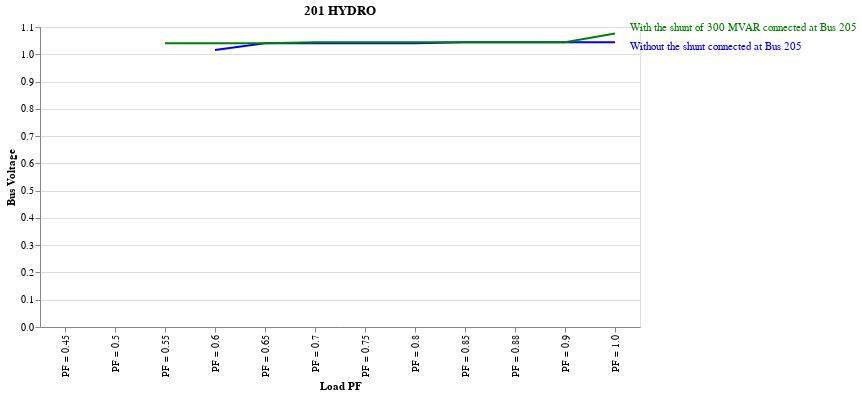
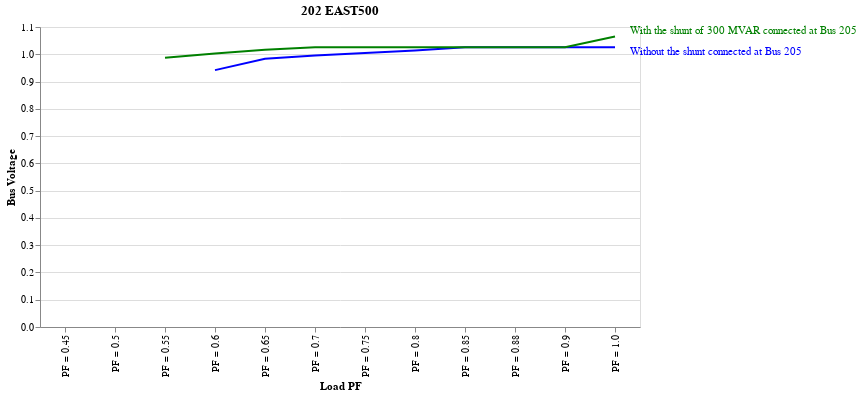
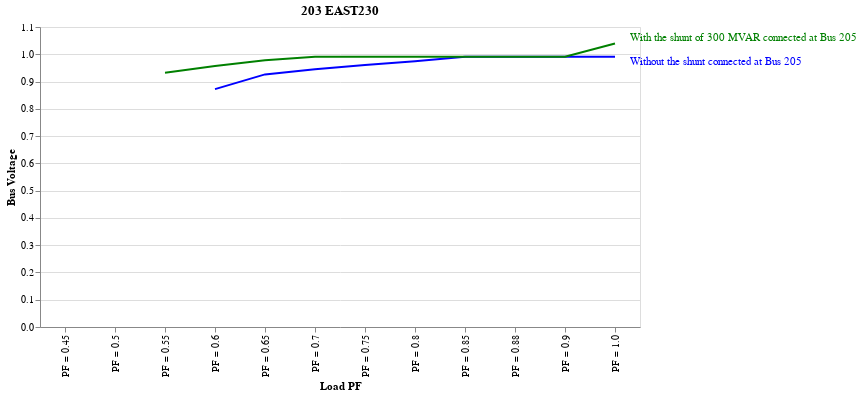
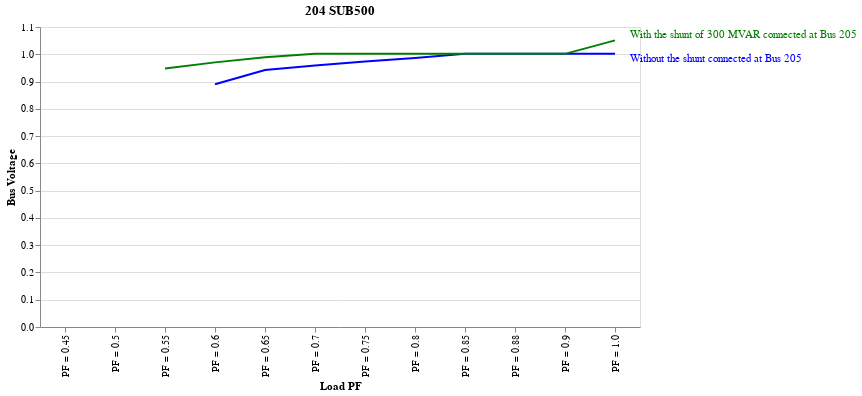

Notebook cell for these charts, in order:
### Code cell
for each_BF in list_BF:
    last_val = df_600['load_PF'].iloc[-1]
    df_filter = df_600[df_600['Bus Voltage'] == each_BF]
    df_filter_1 = df_600_1[df_600_1['Bus Voltage'] == each_BF]
    chart_line = alt.Chart(df_filter, title = each_BF).mark_line(color='blue').encode(
        alt.X('load_PF', title ='Load PF'),
        alt.Y(df_600.columns[1],title = 'Bus Voltage')).properties(width = 600, height=300)
    
    chart1 = chart_line + chart_line.mark_text(align='left', dx=15, dy=5, color = 'blue').encode(text=alt.condition(alt.datum.load_PF == last_val,
                            alt.value('Without the shunt connected at Bus 205'),
                            alt.value('')))
    
    chart_line_1 = alt.Chart(df_filter_1, title = each_BF).mark_line(color='green').encode(
        alt.X('load_PF', title ='Load PF'),
        alt.Y(df_600_1.columns[1],title = 'Bus Voltage')).properties(width = 600, height=300)
    
    chart2 = chart_line_1 + chart_line_1.mark_text(align='left', dx=15, dy= -5, color = 'green').encode(text=alt.condition(alt.datum.load_PF == last_val,
                            alt.value('With the shunt of 300 MVAR connected at Bus 205'),
                            alt.value('')))

    display(chart1 + chart2)

### Figure 1 — Vega-Lite specification as saved in the notebook (floating-point values rounded to 4 significant figures)
{"config": {"view": {"continuousWidth": 300, "continuousHeight": 300}}, "layer": [{"mark": {"type": "line", "color": "blue"}, "encoding": {"x": {"field": "load_PF", "title": "Load PF", "type": "nominal"}, "y": {"field": "Bus Voltage for incremental transfer of 600 MW", "title": "Bus Voltage", "type": "quantitative"}}, "title": "201 HYDRO"}, {"mark": {"type": "text", "align": "left", "color": "blue", "dx": 15, "dy": 5}, "encoding": {"text": {"condition": {"test": "(datum.load_PF === 'PF = 1.0')", "value": "Without the shunt connected at Bus 205"}, "value": ""}, "x": {"field": "load_PF", "title": "Load PF", "type": "nominal"}, "y": {"field": "Bus Voltage for incremental transfer of 600 MW", "title": "Bus Voltage", "type": "quantitative"}}, "title": "201 HYDRO"}, {"layer": [{"mark": {"type": "line", "color": "green"}, "encoding": {"x": {"field": "load_PF", "title": "Load PF", "type": "nominal"}, "y": {"field": "Bus Voltage for incremental transfer of 600 MW", "title": "Bus Voltage", "type": "quantitative"}}, "title": "201 HYDRO"}, {"mark": {"type": "text", "align": "left", "color": "green", "dx": 15, "dy": -5}, "encoding": {"text": {"condition": {"test": "(datum.load_PF === 'PF = 1.0')", "value": "With the shunt of 300 MVAR connected at Bus 205"}, "value": ""}, "x": {"field": "load_PF", "title": "Load PF", "type": "nominal"}, "y": {"field": "Bus Voltage for incremental transfer of 600 MW", "title": "Bus Voltage", "type": "quantitative"}}, "title": "201 HYDRO"}], "data": {"name": "data-92f68c0b36e8cde62907c8453d5cc561"}}], "data": {"name": "data-cc5d5ec2fb5a38276d17071de01e292d"}, "height": 300, "width": 600, "$schema": "https://vega.github.io/schema/vega-lite/v5.20.1.json", "datasets": {"data-cc5d5ec2fb5a38276d17071de01e292d": [{"Bus Voltage": "201 HYDRO", "Bus Voltage for incremental transfer of 600 MW": null, "load_PF": "PF = 0.45"}, {"Bus Voltage": "201 HYDRO", "Bus Voltage for incremental transfer of 600 MW": null, "load_PF": "PF = 0.5"}, {"Bus Voltage": "201 HYDRO", "Bus Voltage for incremental transfer of 600 MW": null, "load_PF": "PF = 0.55"}, {"Bus Voltage": "201 HYDRO", "Bus Voltage for incremental transfer of 600 MW": 1.015, "load_PF": "PF = 0.6"}, {"Bus Voltage": "201 HYDRO", "Bus Voltage for incremental transfer of 600 MW": 1.04, "load_PF": "PF = 0.65"}, {"Bus Voltage": "201 HYDRO", "Bus Voltage for incremental transfer of 600 MW": 1.04, "load_PF": "PF = 0.7"}, {"Bus Voltage": "201 HYDRO", "Bus Voltage for incremental transfer of 600 MW": 1.04, "load_PF": "PF = 0.75"}, {"Bus Voltage": "201 HYDRO", "Bus Voltage for incremental transfer of 600 MW": 1.04, "load_PF": "PF = 0.8"}, {"Bus Voltage": "201 HYDRO", "Bus Voltage for incremental transfer of 600 MW": 1.044, "load_PF": "PF = 0.85"}, {"Bus Voltage": "201 HYDRO", "Bus Voltage for incremental transfer of 600 MW": 1.044, "load_PF": "PF = 0.88"}, {"Bus Voltage": "201 HYDRO", "Bus Voltage for incremental transfer of 600 MW": 1.044, "load_PF": "PF = 0.9"}, {"Bus Voltage": "201 HYDRO", "Bus Voltage for incremental transfer of 600 MW": 1.044, "load_PF": "PF = 1.0"}], "data-92f68c0b36e8cde62907c8453d5cc561": [{"Bus Voltage": "201 HYDRO", "Bus Voltage for incremental transfer of 600 MW": null, "load_PF": "PF = 0.45"}, {"Bus Voltage": "201 HYDRO", "Bus Voltage for incremental transfer of 600 MW": null, "load_PF": "PF = 0.5"}, {"Bus Voltage": "201 HYDRO", "Bus Voltage for incremental transfer of 600 MW": 1.04, "load_PF": "PF = 0.55"}, {"Bus Voltage": "201 HYDRO", "Bus Voltage for incremental transfer of 600 MW": 1.04, "load_PF": "PF = 0.6"}, {"Bus Voltage": "201 HYDRO", "Bus Voltage for incremental transfer of 600 MW": 1.04, "load_PF": "PF = 0.65"}, {"Bus Voltage": "201 HYDRO", "Bus Voltage for incremental transfer of 600 MW": 1.044, "load_PF": "PF = 0.7"}, {"Bus Voltage": "201 HYDRO", "Bus Voltage for incremental transfer of 600 MW": 1.044, "load_PF": "PF = 0.75"}, {"Bus Voltage": "201 HYDRO", "Bus Voltage for incremental transfer of 600 MW": 1.044, "load_PF": "PF = 0.8"}, {"Bus Voltage": "201 HYDRO", "Bus Voltage for incremental transfer of 600 MW": 1.044, "load_PF": "PF = 0.85"}, {"Bus Voltage": "201 HYDRO", "Bus Voltage for incremental transfer of 600 MW": 1.044, "load_PF": "PF = 0.88"}, {"Bus Voltage": "201 HYDRO", "Bus Voltage for incremental transfer of 600 MW": 1.044, "load_PF": "PF = 0.9"}, {"Bus Voltage": "201 HYDRO", "Bus Voltage for incremental transfer of 600 MW": 1.076, "load_PF": "PF = 1.0"}]}}

### Figure 2 — Vega-Lite specification as saved in the notebook (floating-point values rounded to 4 significant figures)
{"config": {"view": {"continuousWidth": 300, "continuousHeight": 300}}, "layer": [{"mark": {"type": "line", "color": "blue"}, "encoding": {"x": {"field": "load_PF", "title": "Load PF", "type": "nominal"}, "y": {"field": "Bus Voltage for incremental transfer of 600 MW", "title": "Bus Voltage", "type": "quantitative"}}, "title": "202 EAST500"}, {"mark": {"type": "text", "align": "left", "color": "blue", "dx": 15, "dy": 5}, "encoding": {"text": {"condition": {"test": "(datum.load_PF === 'PF = 1.0')", "value": "Without the shunt connected at Bus 205"}, "value": ""}, "x": {"field": "load_PF", "title": "Load PF", "type": "nominal"}, "y": {"field": "Bus Voltage for incremental transfer of 600 MW", "title": "Bus Voltage", "type": "quantitative"}}, "title": "202 EAST500"}, {"layer": [{"mark": {"type": "line", "color": "green"}, "encoding": {"x": {"field": "load_PF", "title": "Load PF", "type": "nominal"}, "y": {"field": "Bus Voltage for incremental transfer of 600 MW", "title": "Bus Voltage", "type": "quantitative"}}, "title": "202 EAST500"}, {"mark": {"type": "text", "align": "left", "color": "green", "dx": 15, "dy": -5}, "encoding": {"text": {"condition": {"test": "(datum.load_PF === 'PF = 1.0')", "value": "With the shunt of 300 MVAR connected at Bus 205"}, "value": ""}, "x": {"field": "load_PF", "title": "Load PF", "type": "nominal"}, "y": {"field": "Bus Voltage for incremental transfer of 600 MW", "title": "Bus Voltage", "type": "quantitative"}}, "title": "202 EAST500"}], "data": {"name": "data-78852ee36bfcc9b3ebab1cf0f630679f"}}], "data": {"name": "data-b8a3f0b790380b60cf898736e19181bc"}, "height": 300, "width": 600, "$schema": "https://vega.github.io/schema/vega-lite/v5.20.1.json", "datasets": {"data-b8a3f0b790380b60cf898736e19181bc": [{"Bus Voltage": "202 EAST500", "Bus Voltage for incremental transfer of 600 MW": null, "load_PF": "PF = 0.45"}, {"Bus Voltage": "202 EAST500", "Bus Voltage for incremental transfer of 600 MW": null, "load_PF": "PF = 0.5"}, {"Bus Voltage": "202 EAST500", "Bus Voltage for incremental transfer of 600 MW": null, "load_PF": "PF = 0.55"}, {"Bus Voltage": "202 EAST500", "Bus Voltage for incremental transfer of 600 MW": 0.9419, "load_PF": "PF = 0.6"}, {"Bus Voltage": "202 EAST500", "Bus Voltage for incremental transfer of 600 MW": 0.9835, "load_PF": "PF = 0.65"}, {"Bus Voltage": "202 EAST500", "Bus Voltage for incremental transfer of 600 MW": 0.9951, "load_PF": "PF = 0.7"}, {"Bus Voltage": "202 EAST500", "Bus Voltage for incremental transfer of 600 MW": 1.005, "load_PF": "PF = 0.75"}, {"Bus Voltage": "202 EAST500", "Bus Voltage for incremental transfer of 600 MW": 1.014, "load_PF": "PF = 0.8"}, {"Bus Voltage": "202 EAST500", "Bus Voltage for incremental transfer of 600 MW": 1.025, "load_PF": "PF = 0.85"}, {"Bus Voltage": "202 EAST500", "Bus Voltage for incremental transfer of 600 MW": 1.025, "load_PF": "PF = 0.88"}, {"Bus Voltage": "202 EAST500", "Bus Voltage for incremental transfer of 600 MW": 1.025, "load_PF": "PF = 0.9"}, {"Bus Voltage": "202 EAST500", "Bus Voltage for incremental transfer of 600 MW": 1.025, "load_PF": "PF = 1.0"}], "data-78852ee36bfcc9b3ebab1cf0f630679f": [{"Bus Voltage": "202 EAST500", "Bus Voltage for incremental transfer of 600 MW": null, "load_PF": "PF = 0.45"}, {"Bus Voltage": "202 EAST500", "Bus Voltage for incremental transfer of 600 MW": null, "load_PF": "PF = 0.5"}, {"Bus Voltage": "202 EAST500", "Bus Voltage for incremental transfer of 600 MW": 0.9871, "load_PF": "PF = 0.55"}, {"Bus Voltage": "202 EAST500", "Bus Voltage for incremental transfer of 600 MW": 1.003, "load_PF": "PF = 0.6"}, {"Bus Voltage": "202 EAST500", "Bus Voltage for incremental transfer of 600 MW": 1.016, "load_PF": "PF = 0.65"}, {"Bus Voltage": "202 EAST500", "Bus Voltage for incremental transfer of 600 MW": 1.026, "load_PF": "PF = 0.7"}, {"Bus Voltage": "202 EAST500", "Bus Voltage for incremental transfer of 600 MW": 1.026, "load_PF": "PF = 0.75"}, {"Bus Voltage": "202 EAST500", "Bus Voltage for incremental transfer of 600 MW": 1.026, "load_PF": "PF = 0.8"}, {"Bus Voltage": "202 EAST500", "Bus Voltage for incremental transfer of 600 MW": 1.026, "load_PF": "PF = 0.85"}, {"Bus Voltage": "202 EAST500", "Bus Voltage for incremental transfer of 600 MW": 1.026, "load_PF": "PF = 0.88"}, {"Bus Voltage": "202 EAST500", "Bus Voltage for incremental transfer of 600 MW": 1.026, "load_PF": "PF = 0.9"}, {"Bus Voltage": "202 EAST500", "Bus Voltage for incremental transfer of 600 MW": 1.065, "load_PF": "PF = 1.0"}]}}

### Figure 3 — Vega-Lite specification as saved in the notebook (floating-point values rounded to 4 significant figures)
{"config": {"view": {"continuousWidth": 300, "continuousHeight": 300}}, "layer": [{"mark": {"type": "line", "color": "blue"}, "encoding": {"x": {"field": "load_PF", "title": "Load PF", "type": "nominal"}, "y": {"field": "Bus Voltage for incremental transfer of 600 MW", "title": "Bus Voltage", "type": "quantitative"}}, "title": "203 EAST230"}, {"mark": {"type": "text", "align": "left", "color": "blue", "dx": 15, "dy": 5}, "encoding": {"text": {"condition": {"test": "(datum.load_PF === 'PF = 1.0')", "value": "Without the shunt connected at Bus 205"}, "value": ""}, "x": {"field": "load_PF", "title": "Load PF", "type": "nominal"}, "y": {"field": "Bus Voltage for incremental transfer of 600 MW", "title": "Bus Voltage", "type": "quantitative"}}, "title": "203 EAST230"}, {"layer": [{"mark": {"type": "line", "color": "green"}, "encoding": {"x": {"field": "load_PF", "title": "Load PF", "type": "nominal"}, "y": {"field": "Bus Voltage for incremental transfer of 600 MW", "title": "Bus Voltage", "type": "quantitative"}}, "title": "203 EAST230"}, {"mark": {"type": "text", "align": "left", "color": "green", "dx": 15, "dy": -5}, "encoding": {"text": {"condition": {"test": "(datum.load_PF === 'PF = 1.0')", "value": "With the shunt of 300 MVAR connected at Bus 205"}, "value": ""}, "x": {"field": "load_PF", "title": "Load PF", "type": "nominal"}, "y": {"field": "Bus Voltage for incremental transfer of 600 MW", "title": "Bus Voltage", "type": "quantitative"}}, "title": "203 EAST230"}], "data": {"name": "data-cebbf611a827140247ed58e176175612"}}], "data": {"name": "data-c51c8881e415a51be7517f7897dfdea6"}, "height": 300, "width": 600, "$schema": "https://vega.github.io/schema/vega-lite/v5.20.1.json", "datasets": {"data-c51c8881e415a51be7517f7897dfdea6": [{"Bus Voltage": "203 EAST230", "Bus Voltage for incremental transfer of 600 MW": null, "load_PF": "PF = 0.45"}, {"Bus Voltage": "203 EAST230", "Bus Voltage for incremental transfer of 600 MW": null, "load_PF": "PF = 0.5"}, {"Bus Voltage": "203 EAST230", "Bus Voltage for incremental transfer of 600 MW": null, "load_PF": "PF = 0.55"}, {"Bus Voltage": "203 EAST230", "Bus Voltage for incremental transfer of 600 MW": 0.8721, "load_PF": "PF = 0.6"}, {"Bus Voltage": "203 EAST230", "Bus Voltage for incremental transfer of 600 MW": 0.9262, "load_PF": "PF = 0.65"}, {"Bus Voltage": "203 EAST230", "Bus Voltage for incremental transfer of 600 MW": 0.9447, "load_PF": "PF = 0.7"}, {"Bus Voltage": "203 EAST230", "Bus Voltage for incremental transfer of 600 MW": 0.9602, "load_PF": "PF = 0.75"}, {"Bus Voltage": "203 EAST230", "Bus Voltage for incremental transfer of 600 MW": 0.9745, "load_PF": "PF = 0.8"}, {"Bus Voltage": "203 EAST230", "Bus Voltage for incremental transfer of 600 MW": 0.9911, "load_PF": "PF = 0.85"}, {"Bus Voltage": "203 EAST230", "Bus Voltage for incremental transfer of 600 MW": 0.9911, "load_PF": "PF = 0.88"}, {"Bus Voltage": "203 EAST230", "Bus Voltage for incremental transfer of 600 MW": 0.9911, "load_PF": "PF = 0.9"}, {"Bus Voltage": "203 EAST230", "Bus Voltage for incremental transfer of 600 MW": 0.9911, "load_PF": "PF = 1.0"}], "data-cebbf611a827140247ed58e176175612": [{"Bus Voltage": "203 EAST230", "Bus Voltage for incremental transfer of 600 MW": null, "load_PF": "PF = 0.45"}, {"Bus Voltage": "203 EAST230", "Bus Voltage for incremental transfer of 600 MW": null, "load_PF": "PF = 0.5"}, {"Bus Voltage": "203 EAST230", "Bus Voltage for incremental transfer of 600 MW": 0.932, "load_PF": "PF = 0.55"}, {"Bus Voltage": "203 EAST230", "Bus Voltage for incremental transfer of 600 MW": 0.9572, "load_PF": "PF = 0.6"}, {"Bus Voltage": "203 EAST230", "Bus Voltage for incremental transfer of 600 MW": 0.9781, "load_PF": "PF = 0.65"}, {"Bus Voltage": "203 EAST230", "Bus Voltage for incremental transfer of 600 MW": 0.9912, "load_PF": "PF = 0.7"}, {"Bus Voltage": "203 EAST230", "Bus Voltage for incremental transfer of 600 MW": 0.9912, "load_PF": "PF = 0.75"}, {"Bus Voltage": "203 EAST230", "Bus Voltage for incremental transfer of 600 MW": 0.9912, "load_PF": "PF = 0.8"}, {"Bus Voltage": "203 EAST230", "Bus Voltage for incremental transfer of 600 MW": 0.9912, "load_PF": "PF = 0.85"}, {"Bus Voltage": "203 EAST230", "Bus Voltage for incremental transfer of 600 MW": 0.9911, "load_PF": "PF = 0.88"}, {"Bus Voltage": "203 EAST230", "Bus Voltage for incremental transfer of 600 MW": 0.9911, "load_PF": "PF = 0.9"}, {"Bus Voltage": "203 EAST230", "Bus Voltage for incremental transfer of 600 MW": 1.04, "load_PF": "PF = 1.0"}]}}

### Figure 4 — Vega-Lite specification as saved in the notebook (floating-point values rounded to 4 significant figures)
{"config": {"view": {"continuousWidth": 300, "continuousHeight": 300}}, "layer": [{"mark": {"type": "line", "color": "blue"}, "encoding": {"x": {"field": "load_PF", "title": "Load PF", "type": "nominal"}, "y": {"field": "Bus Voltage for incremental transfer of 600 MW", "title": "Bus Voltage", "type": "quantitative"}}, "title": "204 SUB500"}, {"mark": {"type": "text", "align": "left", "color": "blue", "dx": 15, "dy": 5}, "encoding": {"text": {"condition": {"test": "(datum.load_PF === 'PF = 1.0')", "value": "Without the shunt connected at Bus 205"}, "value": ""}, "x": {"field": "load_PF", "title": "Load PF", "type": "nominal"}, "y": {"field": "Bus Voltage for incremental transfer of 600 MW", "title": "Bus Voltage", "type": "quantitative"}}, "title": "204 SUB500"}, {"layer": [{"mark": {"type": "line", "color": "green"}, "encoding": {"x": {"field": "load_PF", "title": "Load PF", "type": "nominal"}, "y": {"field": "Bus Voltage for incremental transfer of 600 MW", "title": "Bus Voltage", "type": "quantitative"}}, "title": "204 SUB500"}, {"mark": {"type": "text", "align": "left", "color": "green", "dx": 15, "dy": -5}, "encoding": {"text": {"condition": {"test": "(datum.load_PF === 'PF = 1.0')", "value": "With the shunt of 300 MVAR connected at Bus 205"}, "value": ""}, "x": {"field": "load_PF", "title": "Load PF", "type": "nominal"}, "y": {"field": "Bus Voltage for incremental transfer of 600 MW", "title": "Bus Voltage", "type": "quantitative"}}, "title": "204 SUB500"}], "data": {"name": "data-f134e47bcac55926efa84a212ffbdd4d"}}], "data": {"name": "data-5f9bf4a6c5661b50b253c7958829ad2f"}, "height": 300, "width": 600, "$schema": "https://vega.github.io/schema/vega-lite/v5.20.1.json", "datasets": {"data-5f9bf4a6c5661b50b253c7958829ad2f": [{"Bus Voltage": "204 SUB500", "Bus Voltage for incremental transfer of 600 MW": null, "load_PF": "PF = 0.45"}, {"Bus Voltage": "204 SUB500", "Bus Voltage for incremental transfer of 600 MW": null, "load_PF": "PF = 0.5"}, {"Bus Voltage": "204 SUB500", "Bus Voltage for incremental transfer of 600 MW": null, "load_PF": "PF = 0.55"}, {"Bus Voltage": "204 SUB500", "Bus Voltage for incremental transfer of 600 MW": 0.8903, "load_PF": "PF = 0.6"}, {"Bus Voltage": "204 SUB500", "Bus Voltage for incremental transfer of 600 MW": 0.9425, "load_PF": "PF = 0.65"}, {"Bus Voltage": "204 SUB500", "Bus Voltage for incremental transfer of 600 MW": 0.9591, "load_PF": "PF = 0.7"}, {"Bus Voltage": "204 SUB500", "Bus Voltage for incremental transfer of 600 MW": 0.9731, "load_PF": "PF = 0.75"}, {"Bus Voltage": "204 SUB500", "Bus Voltage for incremental transfer of 600 MW": 0.9859, "load_PF": "PF = 0.8"}, {"Bus Voltage": "204 SUB500", "Bus Voltage for incremental transfer of 600 MW": 1.001, "load_PF": "PF = 0.85"}, {"Bus Voltage": "204 SUB500", "Bus Voltage for incremental transfer of 600 MW": 1.001, "load_PF": "PF = 0.88"}, {"Bus Voltage": "204 SUB500", "Bus Voltage for incremental transfer of 600 MW": 1.001, "load_PF": "PF = 0.9"}, {"Bus Voltage": "204 SUB500", "Bus Voltage for incremental transfer of 600 MW": 1.001, "load_PF": "PF = 1.0"}], "data-f134e47bcac55926efa84a212ffbdd4d": [{"Bus Voltage": "204 SUB500", "Bus Voltage for incremental transfer of 600 MW": null, "load_PF": "PF = 0.45"}, {"Bus Voltage": "204 SUB500", "Bus Voltage for incremental transfer of 600 MW": null, "load_PF": "PF = 0.5"}, {"Bus Voltage": "204 SUB500", "Bus Voltage for incremental transfer of 600 MW": 0.9477, "load_PF": "PF = 0.55"}, {"Bus Voltage": "204 SUB500", "Bus Voltage for incremental transfer of 600 MW": 0.9703, "load_PF": "PF = 0.6"}, {"Bus Voltage": "204 SUB500", "Bus Voltage for incremental transfer of 600 MW": 0.9892, "load_PF": "PF = 0.65"}, {"Bus Voltage": "204 SUB500", "Bus Voltage for incremental transfer of 600 MW": 1.002, "load_PF": "PF = 0.7"}, {"Bus Voltage": "204 SUB500", "Bus Voltage for incremental transfer of 600 MW": 1.002, "load_PF": "PF = 0.75"}, {"Bus Voltage": "204 SUB500", "Bus Voltage for incremental transfer of 600 MW": 1.002, "load_PF": "PF = 0.8"}, {"Bus Voltage": "204 SUB500", "Bus Voltage for incremental transfer of 600 MW": 1.002, "load_PF": "PF = 0.85"}, {"Bus Voltage": "204 SUB500", "Bus Voltage for incremental transfer of 600 MW": 1.002, "load_PF": "PF = 0.88"}, {"Bus Voltage": "204 SUB500", "Bus Voltage for incremental transfer of 600 MW": 1.002, "load_PF": "PF = 0.9"}, {"Bus Voltage": "204 SUB500", "Bus Voltage for incremental transfer of 600 MW": 1.051, "load_PF": "PF = 1.0"}]}}
